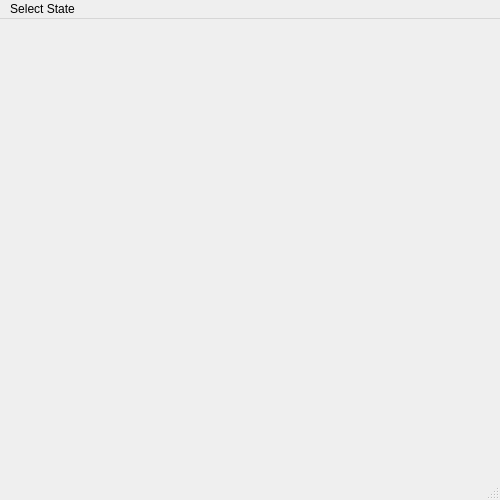
<?xml version="1.0" encoding="UTF-8"?>
<ui version="4.0">
 <class>MainWindow</class>
 <widget class="QMainWindow" name="MainWindow">
  <property name="geometry">
   <rect>
    <x>0</x>
    <y>0</y>
    <width>500</width>
    <height>500</height>
   </rect>
  </property>
  <property name="windowTitle">
   <string>MainWindow</string>
  </property>
  <widget class="QWidget" name="centralwidget">
   <widget class="QLabel" name="label">
    <property name="geometry">
     <rect>
      <x>0</x>
      <y>0</y>
      <width>500</width>
      <height>450</height>
     </rect>
    </property>
    <property name="text">
     <string/>
    </property>
    <property name="pixmap">
     <pixmap>Home Page.png</pixmap>
    </property>
    <property name="scaledContents">
     <bool>true</bool>
    </property>
   </widget>
  </widget>
  <widget class="QMenuBar" name="menubar">
   <property name="geometry">
    <rect>
     <x>0</x>
     <y>0</y>
     <width>500</width>
     <height>26</height>
    </rect>
   </property>
   <widget class="QMenu" name="menuSelect_State">
    <property name="geometry">
     <rect>
      <x>339</x>
      <y>116</y>
      <width>159</width>
      <height>150</height>
     </rect>
    </property>
    <property name="title">
     <string>Select State</string>
    </property>
    <addaction name="actionMaryland"/>
    <addaction name="actionNorth_Carolina"/>
    <addaction name="actionWyoming"/>
    <addaction name="actionExit"/>
   </widget>
   <addaction name="menuSelect_State"/>
  </widget>
  <widget class="QStatusBar" name="statusbar"/>
  <action name="actionExit">
   <property name="text">
    <string>Exit</string>
   </property>
  </action>
  <action name="actionMD2">
   <property name="text">
    <string>2</string>
   </property>
  </action>
  <action name="actionMD4">
   <property name="text">
    <string>4</string>
   </property>
  </action>
  <action name="actionMD6">
   <property name="text">
    <string>6</string>
   </property>
  </action>
  <action name="actionMD8">
   <property name="text">
    <string>8</string>
   </property>
  </action>
  <action name="actionMD10">
   <property name="text">
    <string>10</string>
   </property>
  </action>
  <action name="actionMD12">
   <property name="text">
    <string>12</string>
   </property>
  </action>
  <action name="actionMD14">
   <property name="text">
    <string>14</string>
   </property>
  </action>
  <action name="actionMD16">
   <property name="text">
    <string>16</string>
   </property>
  </action>
  <action name="actionNC13">
   <property name="text">
    <string>13</string>
   </property>
  </action>
  <action name="actionNC1">
   <property name="text">
    <string>1</string>
   </property>
  </action>
  <action name="actionNC3">
   <property name="text">
    <string>3</string>
   </property>
  </action>
  <action name="actionNC5">
   <property name="text">
    <string>5</string>
   </property>
  </action>
  <action name="actionNC7">
   <property name="text">
    <string>7</string>
   </property>
  </action>
  <action name="actionNC9">
   <property name="text">
    <string>9</string>
   </property>
  </action>
  <action name="actionNC11">
   <property name="text">
    <string>11</string>
   </property>
  </action>
  <action name="actionNC15">
   <property name="text">
    <string>15</string>
   </property>
  </action>
  <action name="actionWY1">
   <property name="text">
    <string>1</string>
   </property>
  </action>
  <action name="actionWY2">
   <property name="text">
    <string>2</string>
   </property>
  </action>
  <action name="actionWY3">
   <property name="text">
    <string>3</string>
   </property>
  </action>
  <action name="actionWY4">
   <property name="text">
    <string>4</string>
   </property>
  </action>
  <action name="actionWY5">
   <property name="text">
    <string>5</string>
   </property>
  </action>
  <action name="actionWY6">
   <property name="text">
    <string>6</string>
   </property>
  </action>
  <action name="actionWY7">
   <property name="text">
    <string>7</string>
   </property>
  </action>
  <action name="actionWY8">
   <property name="text">
    <string>8</string>
   </property>
  </action>
  <action name="actionMaryland">
   <property name="text">
    <string>Maryland</string>
   </property>
  </action>
  <action name="actionNorth_Carolina">
   <property name="text">
    <string>North Carolina</string>
   </property>
  </action>
  <action name="actionWyoming">
   <property name="text">
    <string>Wyoming</string>
   </property>
  </action>
 </widget>
 <resources/>
 <connections/>
</ui>
